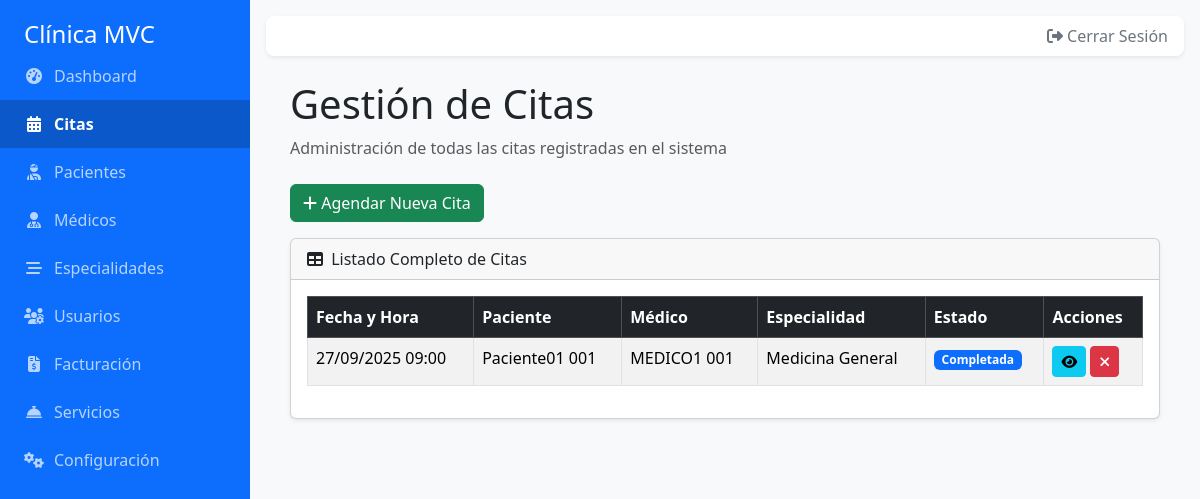
Page /index.php?controller=Cita&action=index (signed in) on the committed database.
### tables this page shows
CREATE TABLE `citas` (
  `id_cita` int(11) NOT NULL,
  `id_paciente` int(11) NOT NULL,
  `id_medico` int(11) NOT NULL,
  `id_tipo_consulta` int(11) DEFAULT NULL,
  `fecha_hora_inicio` datetime NOT NULL,
  `fecha_hora_fin` datetime NOT NULL,
  `estado` enum('Programada','Confirmada','Cancelada','Completada','No-Show') NOT NULL DEFAULT 'Programada',
  `motivo_consulta` text DEFAULT NULL,
  `es_recurrente` tinyint(1) DEFAULT 0,
  `id_cita_padre_recurrencia` int(11) DEFAULT NULL
);

CREATE TABLE `pacientes` (
  `id_paciente` int(11) NOT NULL,
  `id_usuario` int(11) DEFAULT NULL,
  `nombres` varchar(100) NOT NULL,
  `apellidos` varchar(100) NOT NULL,
  `documento_identidad` varchar(20) DEFAULT NULL,
  `fecha_nacimiento` date DEFAULT NULL,
  `telefono` varchar(20) DEFAULT NULL
);

CREATE TABLE `medicos` (
  `id_medico` int(11) NOT NULL,
  `id_usuario` int(11) DEFAULT NULL,
  `nombres` varchar(100) NOT NULL,
  `apellidos` varchar(100) NOT NULL,
  `id_especialidad` int(11) NOT NULL,
  `numero_colegiatura` varchar(50) DEFAULT NULL
);

CREATE TABLE `especialidades` (
  `id_especialidad` int(11) NOT NULL,
  `nombre_especialidad` varchar(100) NOT NULL,
  `activo` tinyint(1) NOT NULL DEFAULT 1
);

### app/controllers/CitaController.php (called while the page is built, shortened)
<?php
require_once __DIR__ . '/../models/Cita.php';
class CitaController {
    public function index() {
        $db = (new Database())->getConnection();
        $cita_model = new Cita($db);
        $citas = $cita_model->leerTodas();
        require_once __DIR__ . '/../views/citas/index.php';
    }
}

### app/models/Cita.php (called while the page is built, shortened)
<?php
class Cita {
    private $conn;
    public function __construct($db) {
        $this->conn = $db;
    }
    public function leerTodas() {
        $query = "SELECT
                    c.id_cita, c.fecha_hora_inicio, c.estado,
                    p.nombres AS paciente_nombres, p.apellidos AS paciente_apellidos,
                    m.nombres AS medico_nombres, m.apellidos AS medico_apellidos,
                    e.nombre_especialidad
                  FROM citas c
                  LEFT JOIN pacientes p ON c.id_paciente = p.id_paciente
                  LEFT JOIN medicos m ON c.id_medico = m.id_medico
                  LEFT JOIN especialidades e ON m.id_especialidad = e.id_especialidad
                  ORDER BY c.fecha_hora_inicio DESC";
        $stmt = $this->conn->prepare($query);
        $stmt->execute();
        return $stmt->fetchAll(PDO::FETCH_ASSOC);
    }
}

### app/views/citas/index.php (the view, shortened to what this page needs)
<?php
require_once __DIR__ . '/../layout/header.php';
?>
<div class="container-fluid px-4">
    <h1 class="mt-4">Gestión de Citas</h1>
    <ol class="breadcrumb mb-4">
        <li class="breadcrumb-item active">Administración de todas las citas registradas en el sistema</li>
    </ol>
    <div class="mb-3">
        <a href="index.php?controller=Cita&action=calendario" class="btn btn-success">
            <i class="fas fa-plus"></i> Agendar Nueva Cita
        </a>
    </div>
    <div class="card mb-4 shadow-sm">
        <div class="card-header">
            <i class="fas fa-table me-1"></i>
            Listado Completo de Citas
        </div>
        <div class="card-body">
            <table class="table table-striped table-hover table-bordered">
                <thead class="table-dark">
                    <tr>
                        <th>Fecha y Hora</th>
                        <th>Paciente</th>
                        <th>Médico</th>
                        <th>Especialidad</th>
                        <th>Estado</th>
                        <th>Acciones</th>
                    </tr>
                </thead>
                <tbody>
                    <?php if (!empty($citas)): ?>
                        <?php foreach ($citas as $cita): ?>
                        <tr>
                            <td><?php echo date('d/m/Y H:i', strtotime($cita['fecha_hora_inicio'])); ?></td>
                            <td><?php echo htmlspecialchars(($cita['paciente_nombres'] ?? '') . ' ' . ($cita['paciente_apellidos'] ?? '')); ?></td>
                            <td><?php echo htmlspecialchars(($cita['medico_nombres'] ?? '') . ' ' . ($cita['medico_apellidos'] ?? '')); ?></td>
                            <td><?php echo htmlspecialchars($cita['nombre_especialidad'] ?? ''); ?></td>
                            <td>
                                <span class="badge bg-primary"><?php echo htmlspecialchars($cita['estado'] ?? ''); ?></span>
                            </td>
                            <td>
                                <a href="index.php?controller=Cita&action=ver&id=<?php echo $cita['id_cita']; ?>" class="btn btn-info btn-sm" title="Ver Detalles">
                                    <i class="fas fa-eye"></i>
                                </a>
                                <a href="#" class="btn btn-danger btn-sm" title="Cancelar Cita">
                                    <i class="fas fa-times"></i>
                                </a>
                            </td>
                        </tr>
                        <?php endforeach; ?>
                    <?php else: ?>
                        <tr>
                            <td colspan="6" class="text-center">No hay citas registradas en el sistema.</td>
                        </tr>
                    <?php endif; ?>
                </tbody>
            </table>
        </div>
    </div>
</div>
<?php require_once __DIR__ . '/../layout/footer.php'; ?>

### public/css/style.css (style rules this page uses)
body { display: flex; background-color: #f8f9fa; }

### rows in the picture
citas: fecha_hora_inicio "27/09/2025 09:00", id_paciente.apellidos "Paciente01 001", id_medico.apellidos "MEDICO1 001", especialidades.nombre_especialidad "Medicina General", estado "Completada"

### other values in the picture
$item['label'] "Dashboard"
$item['label'] "Citas"
$item['label'] "Pacientes"
$item['label'] "Médicos"
$item['label'] "Especialidades"
$item['label'] "Usuarios"
$item['label'] "Facturación"
$item['label'] "Servicios"
$item['label'] "Configuración"
